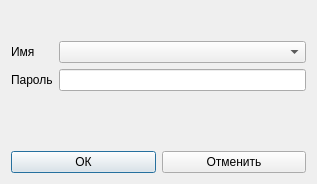
<?xml version="1.0" encoding="UTF-8"?>
<ui version="4.0">
 <class>LoginDlg</class>
 <widget class="QDialog" name="LoginDlg">
  <property name="geometry">
   <rect>
    <x>0</x>
    <y>0</y>
    <width>317</width>
    <height>184</height>
   </rect>
  </property>
  <property name="windowTitle">
   <string>Вход в программу</string>
  </property>
  <property name="modal">
   <bool>true</bool>
  </property>
  <layout class="QVBoxLayout" name="verticalLayout" stretch="1,0">
   <item>
    <layout class="QFormLayout" name="formLayout">
     <property name="topMargin">
      <number>30</number>
     </property>
     <item row="0" column="0">
      <widget class="QLabel" name="label">
       <property name="text">
        <string>Имя</string>
       </property>
      </widget>
     </item>
     <item row="0" column="1">
      <widget class="QComboBox" name="cbUsers"/>
     </item>
     <item row="1" column="0">
      <widget class="QLabel" name="label_2">
       <property name="text">
        <string>Пароль</string>
       </property>
      </widget>
     </item>
     <item row="1" column="1">
      <widget class="QLineEdit" name="lePass">
       <property name="echoMode">
        <enum>QLineEdit::EchoMode::Password</enum>
       </property>
      </widget>
     </item>
    </layout>
   </item>
   <item>
    <layout class="QHBoxLayout" name="horizontalLayout">
     <item>
      <widget class="QPushButton" name="pbOK">
       <property name="text">
        <string>ОК</string>
       </property>
       <property name="icon">
        <iconset resource="resource.qrc">
         <normaloff>:/image/Apply24x24.png</normaloff>:/image/Apply24x24.png</iconset>
       </property>
       <property name="iconSize">
        <size>
         <width>24</width>
         <height>24</height>
        </size>
       </property>
      </widget>
     </item>
     <item>
      <widget class="QPushButton" name="pbCancel">
       <property name="text">
        <string>Отменить</string>
       </property>
       <property name="icon">
        <iconset resource="resource.qrc">
         <normaloff>:/image/cancel2.png</normaloff>:/image/cancel2.png</iconset>
       </property>
       <property name="iconSize">
        <size>
         <width>24</width>
         <height>24</height>
        </size>
       </property>
      </widget>
     </item>
    </layout>
   </item>
  </layout>
 </widget>
 <tabstops>
  <tabstop>lePass</tabstop>
  <tabstop>cbUsers</tabstop>
  <tabstop>pbOK</tabstop>
  <tabstop>pbCancel</tabstop>
 </tabstops>
 <resources>
  <include location="resource.qrc"/>
 </resources>
 <connections>
  <connection>
   <sender>pbCancel</sender>
   <signal>clicked()</signal>
   <receiver>LoginDlg</receiver>
   <slot>reject()</slot>
   <hints>
    <hint type="sourcelabel">
     <x>234</x>
     <y>158</y>
    </hint>
    <hint type="destinationlabel">
     <x>158</x>
     <y>91</y>
    </hint>
   </hints>
  </connection>
 </connections>
</ui>
